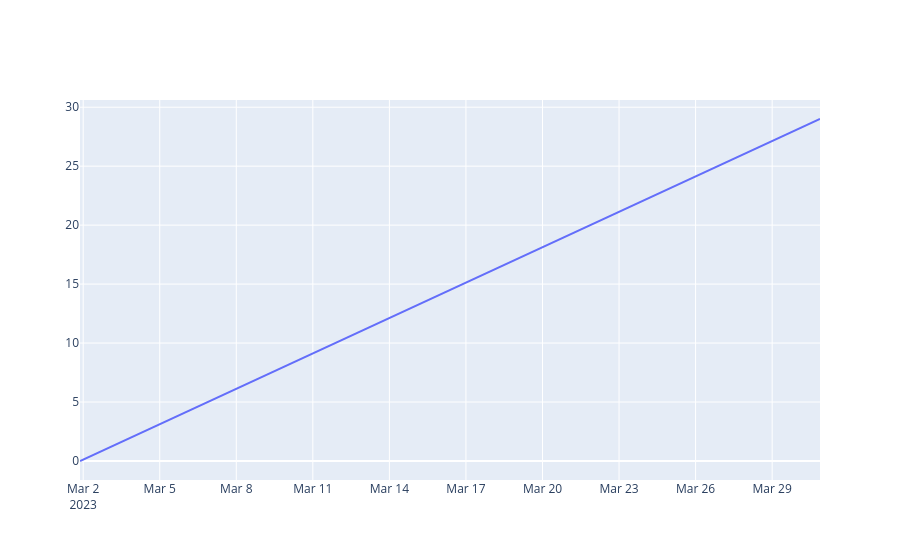

Here is the notebook cell this chart was saved with:
### Code cell
import plotly.graph_objects as go
from datetime import datetime

# investigate spread of expiry dates
min_date = df["[QUOTE_UNIXTIME]"].min()
max_date = df["[QUOTE_UNIXTIME]"].max()
expiries = df["[EXPIRE_DATE]"].to_numpy()

### Figure 1 — Plotly figure (JSON) as saved in the notebook; plotly's stock layout.template omitted (floating-point values rounded to 4 significant figures)
{"data": [{"type": "scatter", "x": ["2023-03-01 21:00:00", "2023-03-02 21:00:00", "2023-03-03 21:00:00", "2023-03-04 21:00:00", "2023-03-05 21:00:00", "2023-03-06 21:00:00", "2023-03-07 21:00:00", "2023-03-08 21:00:00", "2023-03-09 21:00:00", "2023-03-10 21:00:00", "2023-03-11 21:00:00", "2023-03-12 21:00:00", "2023-03-13 21:00:00", "2023-03-14 21:00:00", "2023-03-15 21:00:00", "2023-03-16 21:00:00", "2023-03-17 21:00:00", "2023-03-18 21:00:00", "2023-03-19 21:00:00", "2023-03-20 21:00:00", "2023-03-21 21:00:00", "2023-03-22 21:00:00", "2023-03-23 21:00:00", "2023-03-24 21:00:00", "2023-03-25 21:00:00", "2023-03-26 21:00:00", "2023-03-27 21:00:00", "2023-03-28 21:00:00", "2023-03-29 21:00:00", "2023-03-30 21:00:00"]}], "layout": {}}
